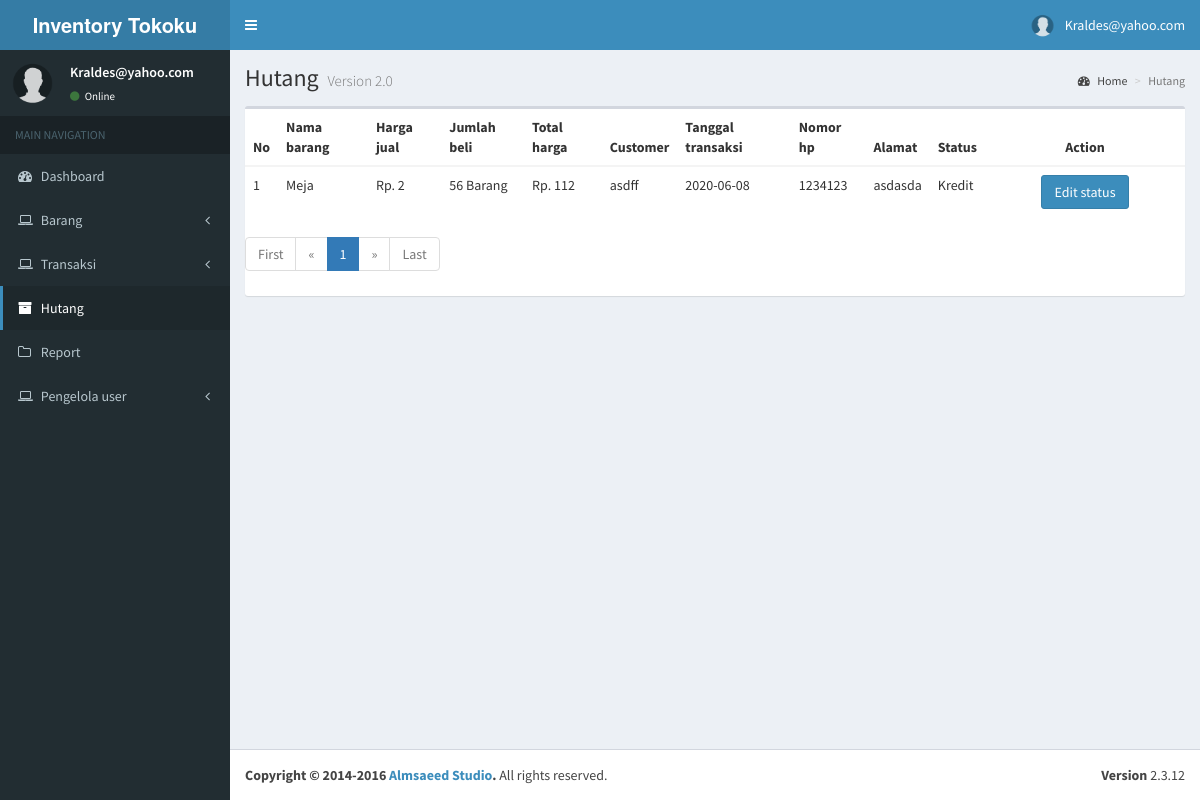
The page /admin/hutang.php (signed in) on the database its author committed.
### tables this page shows
CREATE TABLE `transaksi` (
  `id_transaksi` int(5) NOT NULL,
  `id_barang` varchar(5) NOT NULL,
  `jenis_transaksi` varchar(20) NOT NULL,
  `jumlah_beli` int(20) NOT NULL,
  `total_harga` int(20) NOT NULL,
  `customer` text NOT NULL,
  `nik_customer` text NOT NULL,
  `tempat_lahir` text NOT NULL,
  `tanggal_transaksi` date NOT NULL,
  `nomor_hp` bigint(14) NOT NULL,
  `alamat` text NOT NULL,
  `created_at` timestamp NOT NULL DEFAULT current_timestamp() ON UPDATE current_timestamp()
);

CREATE TABLE `barang` (
  `id_barang` varchar(5) NOT NULL,
  `jenis_barang` varchar(30) NOT NULL,
  `nama_barang` varchar(60) NOT NULL,
  `harga_beli` int(20) NOT NULL,
  `harga_jual` int(20) NOT NULL,
  `jumlah_stock` int(20) NOT NULL,
  `supplier` text NOT NULL,
  `deskripsi` text NOT NULL,
  `created_at` timestamp NOT NULL DEFAULT current_timestamp() ON UPDATE current_timestamp()
);

### admin/hutang.php (the view, shortened to what this page needs)
<!DOCTYPE html>
<html>
<head>
  <link rel="stylesheet" href="bootstrap/css/bootstrap.min.css">
  <link rel="stylesheet" href="https://cdnjs.cloudflare.com/ajax/libs/font-awesome/4.5.0/css/font-awesome.min.css">
  <link rel="stylesheet" href="https://cdnjs.cloudflare.com/ajax/libs/ionicons/2.0.1/css/ionicons.min.css">
  <link rel="stylesheet" href="dist/css/AdminLTE.min.css">
  <link rel="stylesheet" href="bootstrap/css/style.css">
  <link rel="stylesheet" href="dist/css/skins/_all-skins.min.css">
</head>
<body class="hold-transition skin-blue sidebar-mini">
<div class="wrapper">
  <header class="main-header">
    <a href="#" class="logo">
      <span class="logo-lg"><b>Inventory Tokoku</b></span>
    </a>
        <?php
			$userid = $_SESSION['username2'];
		  ?>
    <nav class="navbar navbar-static-top">
      <a href="#" class="sidebar-toggle" data-toggle="offcanvas" role="button">
      </a>
      <div class="navbar-custom-menu">
        <ul class="nav navbar-nav">
          <li class="dropdown user user-menu">
            <a href="#" class="dropdown-toggle" data-toggle="dropdown">
              <img src="img/user.png" class="user-image" alt="User Image">
              <span class="hidden-xs"><?php echo ucfirst ($userid); ?></span>
            </a>
          </li>
        </ul>
      </div>
    </nav>
  </header>
  <aside class="main-sidebar">
    <section class="sidebar">
      <div class="user-panel">
        <div class="pull-left image">
          <img src="img/user.png" class="img-circle" alt="User Image">
        </div>
        <div class="pull-left info">
            <p><?php echo ucfirst ($userid); ?></p>
          <a href="#"><i class="fa fa-circle text-success"></i> Online</a>
        </div>
      </div>
      <ul class="sidebar-menu">
        <li class="header">MAIN NAVIGATION</li>
        <li class="treeview">
          <a href="index">
            <i class="fa fa-dashboard"></i> <span>Dashboard</span>
          </a>
        </li>
        <li class="treeview">
            <a href="#">
              <i class="fa fa-laptop"></i>
              <span>Barang</span>
              <span class="pull-right-container">
                <i class="fa fa-angle-left pull-right"></i>
              </span>
            </a>
        </li>
        <li class="treeview">
            <a href="#">
              <i class="fa fa-laptop"></i>
              <span>Transaksi</span>
              <span class="pull-right-container">
                <i class="fa fa-angle-left pull-right"></i>
              </span>
            </a>
        </li>
		    <li class="active treeview">
          <a href="hutang">
            <i class="fa fa-archive"></i> <span>Hutang</span>
          </a>
        </li>
        <li class="treeview">
          <a href="report">
            <i class="fa fa-folder-o"></i> <span>Report</span>
          </a>
        </li>
        <li class="treeview">
            <a href="#">
              <i class="fa fa-laptop"></i>
              <span>Pengelola user</span>
              <span class="pull-right-container">
                <i class="fa fa-angle-left pull-right"></i>
              </span>
            </a>
        </li>
    </section>
  </aside>
  <div class="content-wrapper">
    <section class="content-header">
      <h1>
        Hutang
        <small>Version 2.0</small>
      </h1>
      <ol class="breadcrumb">
        <li><a href="#"><i class="fa fa-dashboard"></i> Home</a></li>
        <li class="active">Hutang</li>
      </ol>
    </section>
    <section class="content">
		<div class="row">
			  <div class="col-xs-12">
				<div class="box">
                      <div class="box-body table-responsive no-padding">
                     <div class="box-body table-responsive no-padding">
                        <?php
                           $mysql_hostname = "localhost";
                           $mysql_user = "root";
                           $mysql_password = "";
                           $mysql_database = "inventory";
                           $conn = mysqli_connect($mysql_hostname, $mysql_user, $mysql_password, $mysql_database);
            ?>
					 <table class="table table-hover">
                        <thead>
                        <th>No</th>
                           <th>Nama barang</th>
                           <th>Harga jual</th>
                           <th>Jumlah beli</th>
                           <th>Total harga</th>
                           <th>Customer</th>
                           <th>Tanggal transaksi</th>
                           <th>Nomor hp</th>
                           <th>Alamat</th>
                           <th>Status</th>
                           <th>
                              <center>Action</center>
                           </th>
                        </thead>
						<?php
$page = (isset($_GET['page'])) ? $_GET['page'] : 1;
$limit = 10;
$limit_start = ($page - 1) * $limit;
$no = $limit_start + 1;
$sql = "SELECT nama_barang, id_transaksi, harga_jual, total_harga, jumlah_beli, jenis_transaksi, customer, tanggal_transaksi, nomor_hp, alamat FROM barang t1 INNER JOIN transaksi t2 ON t2.id_barang = t1.id_barang WHERE jenis_transaksi = 'Kredit'
                        ORDER BY t2.created_at LIMIT $limit_start, $limit";
                                             if($result = @mysqli_query($conn,$sql)){
                                                 if(mysqli_num_rows($result) > 0){
                                                     while($row = mysqli_fetch_array($result)){
                           ?>
                        <tbody>
                        <td><?php echo $no++ ?></td>
                           <td><?php echo $row['nama_barang'] ?></td>
                           <td><?php echo "Rp. " . $row['harga_jual'] ?></td>
						               <td><?php echo $row['jumlah_beli'] . " Barang"?></td>
                           <td><?php echo "Rp. " . $row['total_harga'] ?></td>
                           <td><?php echo $row['customer'] ?></td>
                           <td><?php echo $row['tanggal_transaksi'] ?></td>
                           <td><?php echo $row['nomor_hp'] ?></td>
                           <td><?php echo $row['alamat'] ?></td>
                           <td><?php echo $row['jenis_transaksi'] ?></td>
                           <td width="200px">
                              <center>
                                 <button class="btn btn-primary" data-toggle="modal" data-target="#false">Edit status</button>
                              </center>
                           </td>
                        </tbody>
                        <?php
                           }
                           }echo "</table>";
                           } else{
                           echo "ERROR: Could not able to execute $sql. ";
                           }
                           ?>
                        <ul class="pagination">
            <?php
            if ($page == 1) {
            ?>
                <li class="disabled"><a href="#">First</a></li>
                <li class="disabled"><a href="#">&laquo;</a></li>
            <?php
            } else {
                $link_prev = ($page > 1) ? $page - 1 : 1;
            ?>
                <li><a href="hutang.php?page=1">First</a></li>
                <li><a href="hutang.php?page=<?php echo $link_prev; ?>">&laquo;</a></li>
            <?php
            }
            ?>
            <?php
            $sql = mysqli_query($conn, "SELECT COUNT(id_transaksi) as num FROM transaksi");
            $total_pages = mysqli_fetch_array($sql);
            $yourcount = $total_pages['num'];
            $jumlah_page = ceil($yourcount / $limit);
            $jumlah_number = 3;
            $start_number = ($page > $jumlah_number) ? $page - $jumlah_number : 1;
            $end_number = ($page < ($jumlah_page - $jumlah_number)) ? $page + $jumlah_number : $jumlah_page;
            for ($i = $start_number; $i <= $end_number; $i++) {
                $link_active = ($page == $i) ? 'class="active"' : '';
            ?>
                <li <?php echo $link_active; ?>><a href="hutang.php?page=<?php echo $i; ?>"><?php echo $i; ?></a></li>
            <?php
            }
            ?>
            <?php
            if ($page == $jumlah_page) {
            ?>
                <li class="disabled"><a href="#">&raquo;</a></li>
                <li class="disabled"><a href="#">Last</a></li>
            <?php
            } else {
                $link_next = ($page < $jumlah_page) ? $page + 1 : $jumlah_page;
            ?>
                <li><a href="hutang.php?page=<?php echo $link_next; ?>">&raquo;</a></li>
                <li><a href="hutang.php?page=<?php echo $jumlah_page; ?>">Last</a></li>
            <?php
            }
            ?>
        </ul>
				</div>
			  </div>
		</div>
    </section>
  </div>
  <footer class="main-footer">
    <div class="pull-right hidden-xs">
      <b>Version</b> 2.3.12
    </div>
    <strong>Copyright &copy; 2014-2016 <a href="#">Almsaeed Studio</a>.</strong> All rights
    reserved.
  </footer>
</div>
</body>
</html>

### rows shown on the page
transaksi: id_barang.nama_barang "Meja", id_barang.harga_jual "2", jumlah_beli "56", total_harga "112", customer "asdff", tanggal_transaksi "2020-06-08", nomor_hp "1234123", alamat "asdasda", jenis_transaksi "Kredit"

### other values the page prints
$userid "Kraldes@yahoo.com"
